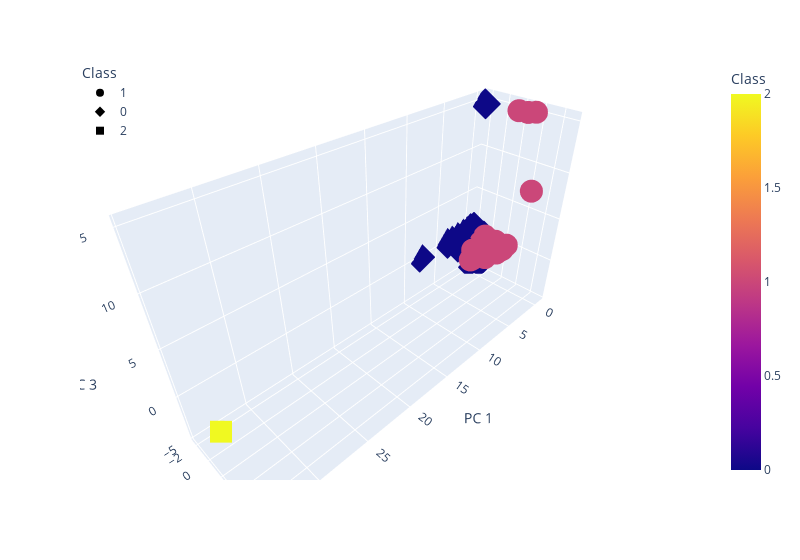

This figure's notebook cell:
### Markdown cell above
### Deliverable 4: Visualizing Cryptocurrencies Results

#### 3D-Scatter with Clusters

### Code cell
# Creating a 3D-Scatter with the PCA data and the clusters
# YOUR CODE HERE
#scat_df =px.data.clustered_df()
fig = px.scatter_3d(
    clustered_df,
    x='PC 1',
    y='PC 2',
    z='PC 3',
    #hover_name="CoinName",
    color='Class',
    symbol='Class',
    width=800,
)
fig.update_layout(legend=dict(x=0,y=1))
fig.show()

### Figure 1 — Plotly figure (JSON) as saved in the notebook; plotly's stock layout.template omitted (floating-point values rounded to 4 significant figures; data arrays with more than 128 entries replaced by an {"elided": "..."} marker saying what was removed)
{"data": [{"hovertemplate": "Class=%{marker.color}<br>PC 1=%{x}<br>PC 2=%{y}<br>PC 3=%{z}<extra></extra>", "legendgroup": "1", "marker": {"color": {"elided": "288 int values"}, "coloraxis": "coloraxis", "symbol": "circle"}, "mode": "markers", "name": "1", "scene": "scene", "showlegend": true, "type": "scatter3d", "x": {"elided": "288 float values"}, "y": {"elided": "288 float values"}, "z": {"elided": "288 float values"}}, {"hovertemplate": "Class=%{marker.color}<br>PC 1=%{x}<br>PC 2=%{y}<br>PC 3=%{z}<extra></extra>", "legendgroup": "0", "marker": {"color": {"elided": "243 int values"}, "coloraxis": "coloraxis", "symbol": "diamond"}, "mode": "markers", "name": "0", "scene": "scene", "showlegend": true, "type": "scatter3d", "x": {"elided": "243 float values"}, "y": {"elided": "243 float values"}, "z": {"elided": "243 float values"}}, {"hovertemplate": "Class=%{marker.color}<br>PC 1=%{x}<br>PC 2=%{y}<br>PC 3=%{z}<extra></extra>", "legendgroup": "2", "marker": {"color": [2], "coloraxis": "coloraxis", "symbol": "square"}, "mode": "markers", "name": "2", "scene": "scene", "showlegend": true, "type": "scatter3d", "x": [34.06], "y": [1.574], "z": [-1.078]}], "layout": {"coloraxis": {"colorbar": {"title": {"text": "Class"}}, "colorscale": [[0, "#0d0887"], [0.1111, "#46039f"], [0.2222, "#7201a8"], [0.3333, "#9c179e"], [0.4444, "#bd3786"], [0.5556, "#d8576b"], [0.6667, "#ed7953"], [0.7778, "#fb9f3a"], [0.8889, "#fdca26"], [1, "#f0f921"]]}, "legend": {"title": {"text": "Class"}, "tracegroupgap": 0, "x": 0, "y": 1}, "margin": {"t": 60}, "scene": {"domain": {"x": [0, 1], "y": [0, 1]}, "xaxis": {"title": {"text": "PC 1"}}, "yaxis": {"title": {"text": "PC 2"}}, "zaxis": {"title": {"text": "PC 3"}}}, "width": 800}}
